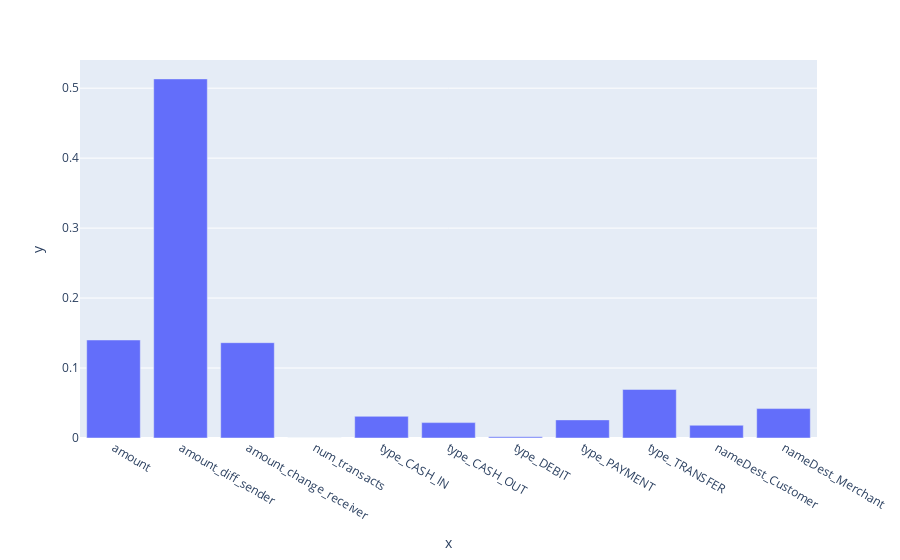

Source (notebook cell):
### Markdown cell above
5. What are the key factors that predict fraudulent customer?

### Code cell
import plotly.express as px

fig=px.bar(x=X.columns, y=rfc.feature_importances_)
fig.show()

### Figure 1 — Plotly figure (JSON) as saved in the notebook; plotly's stock layout.template omitted (floating-point values rounded to 4 significant figures)
{"data": [{"alignmentgroup": "True", "hovertemplate": "x=%{x}<br>y=%{y}<extra></extra>", "legendgroup": "", "marker": {"color": "#636efa", "pattern": {"shape": ""}}, "name": "", "offsetgroup": "", "orientation": "v", "showlegend": false, "textposition": "auto", "type": "bar", "x": ["amount", "amount_diff_sender", "amount_change_receiver", "num_transacts", "type_CASH_IN", "type_CASH_OUT", "type_DEBIT", "type_PAYMENT", "type_TRANSFER", "nameDest_Customer", "nameDest_Merchant"], "xaxis": "x", "y": [0.1401, 0.5133, 0.1362, 0.0001532, 0.03099, 0.02199, 0.001664, 0.02589, 0.06944, 0.01824, 0.04205], "yaxis": "y"}], "layout": {"barmode": "relative", "legend": {"tracegroupgap": 0}, "margin": {"t": 60}, "xaxis": {"anchor": "y", "domain": [0, 1], "title": {"text": "x"}}, "yaxis": {"anchor": "x", "domain": [0, 1], "title": {"text": "y"}}}}
